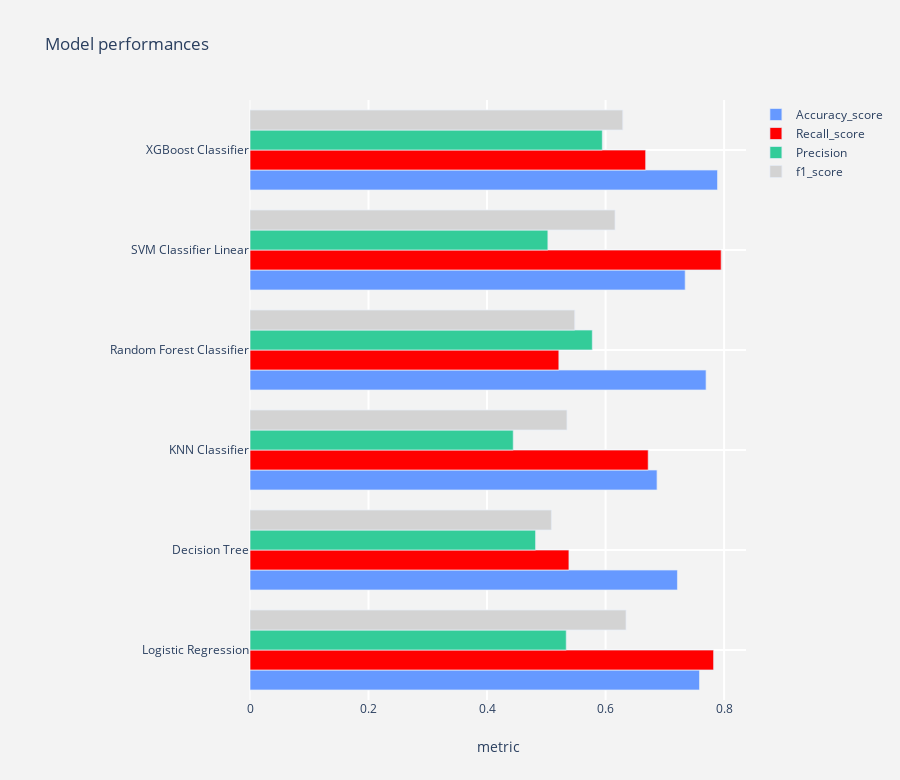

The cell this chart's notebook holds for it:
### Code cell
# LogisticRegression
name = "Logistic Regression"
logit = LogisticRegression()
model1 = model_report(logit,X_train_smote,X_test,y_train_smote,y_test,name)

# DecisionTree Classifier
name = "Decision Tree"
decision_tree = DecisionTreeClassifier(random_state = 0)
# X_train_resampled,X_test,y_train_resampled,y_test,name
model2 = model_report(decision_tree,X_train_smote,X_test,y_train_smote,y_test,name)

# KNeighborsClassifier
name = "KNN Classifier"
knn = KNeighborsClassifier(n_neighbors=3)
model3 = model_report(knn,X_train_smote,X_test,y_train_smote,y_test,name)

name = "Random Forest Classifier"
rfc = RandomForestClassifier(random_state=0)
model4 = model_report(rfc,X_train_smote,X_test,y_train_smote,y_test,name)

name = "SVM Classifier Linear"
svc  = SVC(gamma='auto', kernel='linear')
model5 = model_report(svc,X_train_smote,X_test,y_train_smote,y_test,name)

name = "XGBoost Classifier"
xgc = XGBClassifier()
model6 = model_report(xgc,X_train_smote,X_test,y_train_smote,y_test,name)

#concat all models
model_performances = pd.concat([model1,model2,model3,model4,
                                model5,model6],axis = 0).reset_index()

model_performances = model_performances.drop(columns = "index",axis =1)
display(model_performances)

plot_tracers(model_performances)

### Figure 1 — Plotly figure (JSON) as saved in the notebook; plotly's stock layout.template omitted (floating-point values rounded to 4 significant figures)
{"data": [{"marker": {"color": "#6699FF", "line": {"width": 0.7}}, "name": "Accuracy_score", "orientation": "h", "type": "bar", "x": [0.7585, 0.7213, 0.6869, 0.7696, 0.7344, 0.789], "y": ["Logistic Regression", "Decision Tree", "KNN Classifier", "Random Forest Classifier", "SVM Classifier Linear", "XGBoost Classifier"]}, {"marker": {"color": "red", "line": {"width": 0.7}}, "name": "Recall_score", "orientation": "h", "type": "bar", "x": [0.7824, 0.5382, 0.672, 0.5212, 0.7951, 0.6677], "y": ["Logistic Regression", "Decision Tree", "KNN Classifier", "Random Forest Classifier", "SVM Classifier Linear", "XGBoost Classifier"]}, {"marker": {"color": "#33CC99", "line": {"width": 0.7}}, "name": "Precision", "orientation": "h", "type": "bar", "x": [0.5337, 0.4819, 0.4442, 0.5776, 0.5027, 0.5945], "y": ["Logistic Regression", "Decision Tree", "KNN Classifier", "Random Forest Classifier", "SVM Classifier Linear", "XGBoost Classifier"]}, {"marker": {"color": "lightgrey", "line": {"width": 0.7}}, "name": "f1_score", "orientation": "h", "type": "bar", "x": [0.6345, 0.5085, 0.5349, 0.548, 0.616, 0.629], "y": ["Logistic Regression", "Decision Tree", "KNN Classifier", "Random Forest Classifier", "SVM Classifier Linear", "XGBoost Classifier"]}], "layout": {"height": 780, "margin": {"l": 250}, "paper_bgcolor": "rgb(243,243,243)", "plot_bgcolor": "rgb(243,243,243)", "title": {"text": "Model performances"}, "xaxis": {"gridcolor": "rgb(255, 255, 255)", "gridwidth": 2, "ticklen": 5, "title": {"text": "metric"}, "zerolinewidth": 1}, "yaxis": {"gridcolor": "rgb(255, 255, 255)", "gridwidth": 2, "ticklen": 5, "zerolinewidth": 1}}}
